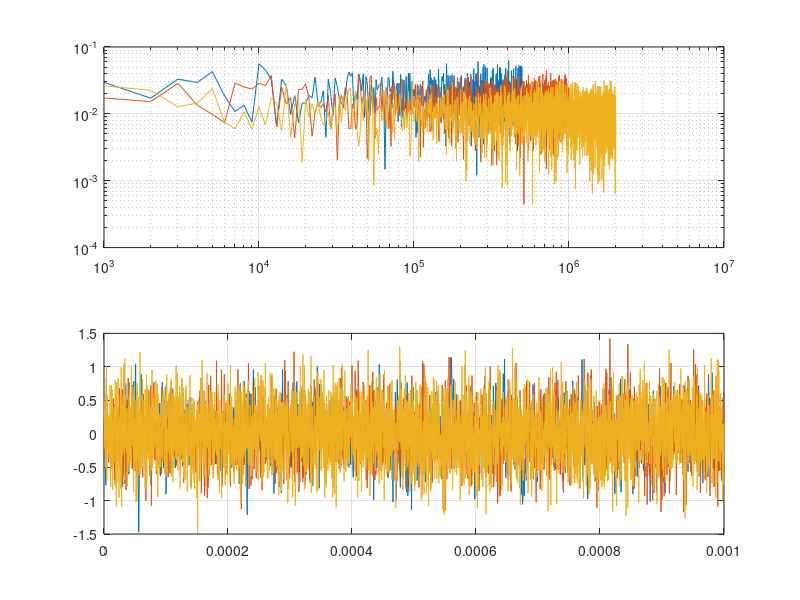

Source code (MATLAB):
tt = 0:1e-6:1e-3;
rr = 0.4*randn(size(tt));

ftt = fft(rr)/length(rr);
ftt = ftt(1:floor(length(ftt)/2));
ftt(2:length(ftt)) = 2*ftt(2:length(ftt));
freqtt = (0:length(ftt)-1)*0.5*1/(tt(2) - tt(1))/length(ftt);

subplot(2,1,1),loglog(freqtt,abs(ftt));hold on;
subplot(2,1,2),plot(tt,rr);hold on;

tt = 0:1e-6/2:1e-3;
rr = 0.4*randn(size(tt));

ftt = fft(rr)/length(rr);
ftt = ftt(1:floor(length(ftt)/2));
ftt(2:length(ftt)) = 2*ftt(2:length(ftt));
freqtt = (0:length(ftt)-1)*0.5*1/(tt(2) - tt(1))/length(ftt);

subplot(2,1,1),loglog(freqtt,abs(ftt));hold on;
subplot(2,1,2),plot(tt,rr);hold on;

tt = 0:1e-6/4:1e-3;
rr = 0.4*randn(size(tt));

ftt = fft(rr)/length(rr);
ftt = ftt(1:floor(length(ftt)/2));
ftt(2:length(ftt)) = 2*ftt(2:length(ftt));
freqtt = (0:length(ftt)-1)*0.5*1/(tt(2) - tt(1))/length(ftt);

subplot(2,1,1),loglog(freqtt,abs(ftt));grid on;hold off;
subplot(2,1,2),plot(tt,rr);grid on;hold off
